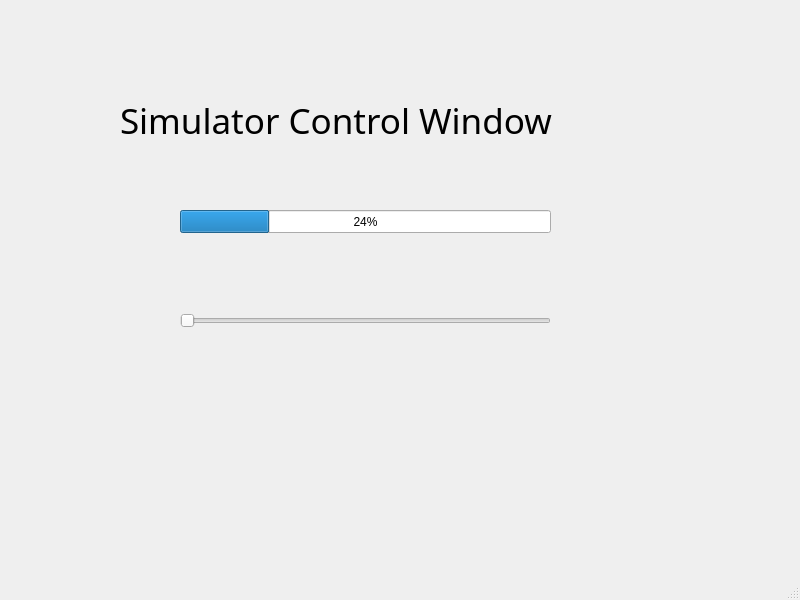
<?xml version="1.0" encoding="UTF-8"?>
<ui version="4.0">
 <class>MainWindow</class>
 <widget class="QMainWindow" name="MainWindow">
  <property name="geometry">
   <rect>
    <x>0</x>
    <y>0</y>
    <width>800</width>
    <height>600</height>
   </rect>
  </property>
  <property name="windowTitle">
   <string>MainWindow</string>
  </property>
  <widget class="QWidget" name="centralwidget">
   <widget class="QProgressBar" name="progressBar">
    <property name="geometry">
     <rect>
      <x>180</x>
      <y>210</y>
      <width>371</width>
      <height>23</height>
     </rect>
    </property>
    <property name="value">
     <number>24</number>
    </property>
   </widget>
   <widget class="QSlider" name="horizontalSlider">
    <property name="geometry">
     <rect>
      <x>180</x>
      <y>300</y>
      <width>371</width>
      <height>41</height>
     </rect>
    </property>
    <property name="pageStep">
     <number>0</number>
    </property>
    <property name="orientation">
     <enum>Qt::Horizontal</enum>
    </property>
   </widget>
   <widget class="QLabel" name="label">
    <property name="geometry">
     <rect>
      <x>120</x>
      <y>70</y>
      <width>501</width>
      <height>101</height>
     </rect>
    </property>
    <property name="font">
     <font>
      <family>Arial Black</family>
      <pointsize>26</pointsize>
     </font>
    </property>
    <property name="text">
     <string>Simulator Control Window</string>
    </property>
   </widget>
  </widget>
  <widget class="QMenuBar" name="menubar">
   <property name="geometry">
    <rect>
     <x>0</x>
     <y>0</y>
     <width>800</width>
     <height>20</height>
    </rect>
   </property>
  </widget>
  <widget class="QStatusBar" name="statusbar"/>
 </widget>
 <resources/>
 <connections>
  <connection>
   <sender>horizontalSlider</sender>
   <signal>valueChanged(int)</signal>
   <receiver>progressBar</receiver>
   <slot>setValue(int)</slot>
   <hints>
    <hint type="sourcelabel">
     <x>271</x>
     <y>185</y>
    </hint>
    <hint type="destinationlabel">
     <x>275</x>
     <y>98</y>
    </hint>
   </hints>
  </connection>
 </connections>
</ui>
